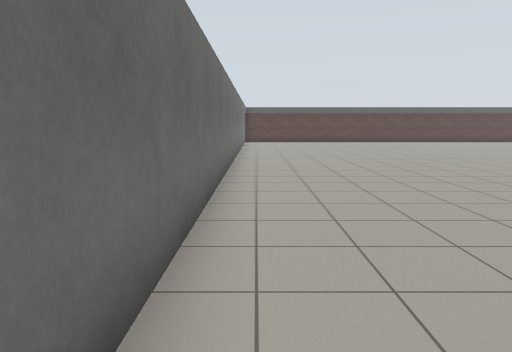
view 1 (above)

16 first-person views from a walk through a world built for the Gazebo simulator. The camera is 1.2 m above the floor, tilts 8° down and sees 70° across. The lines on the ground mark 1 m squares. The floor is counted in squares, 1 m on a side. Each view is taken from the middle of a square. On the plan, view 1 faces up. The plan holds only what a view shows up to about 14 squares ahead; the rest is blank. The place goes on beyond the plan.

view 2
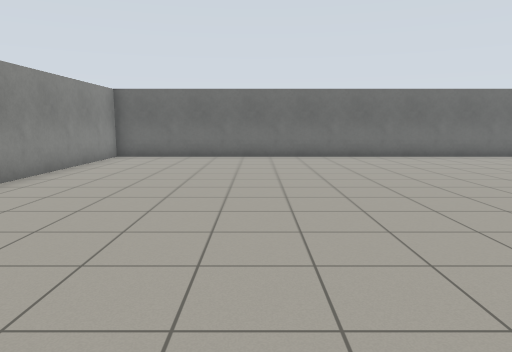

view 3
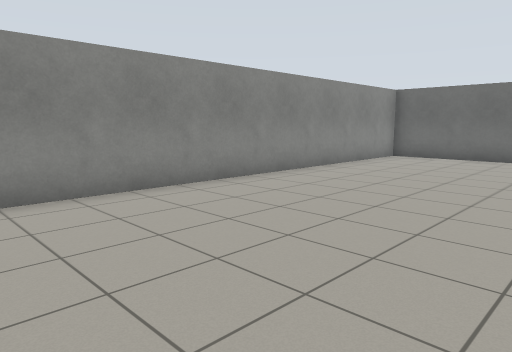

view 4
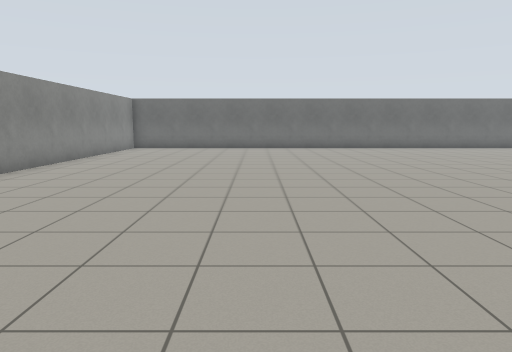

view 5
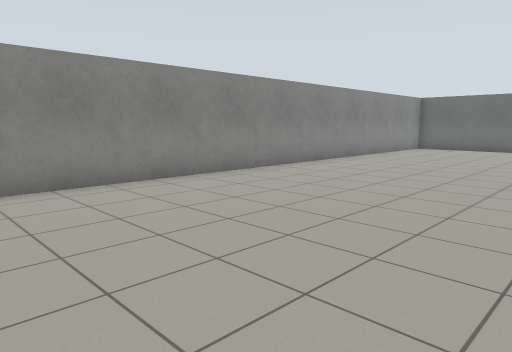

view 6
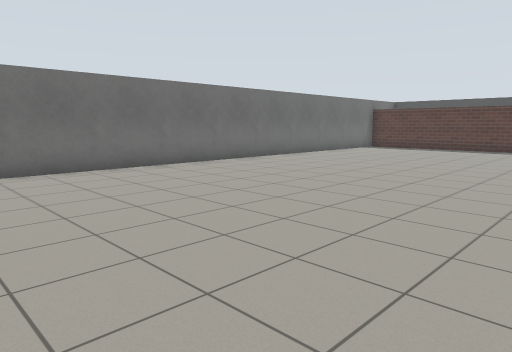

view 7
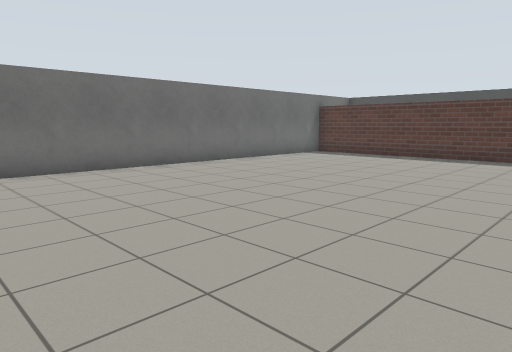

view 8
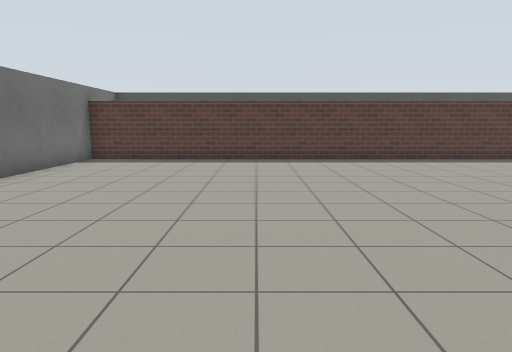

view 9
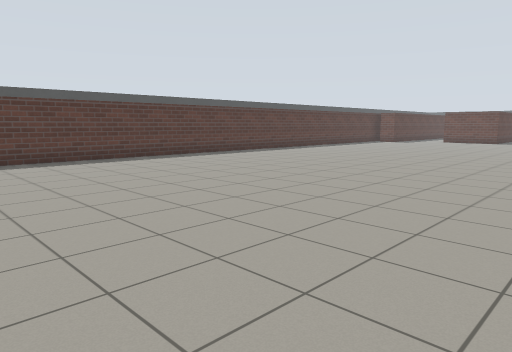

view 10
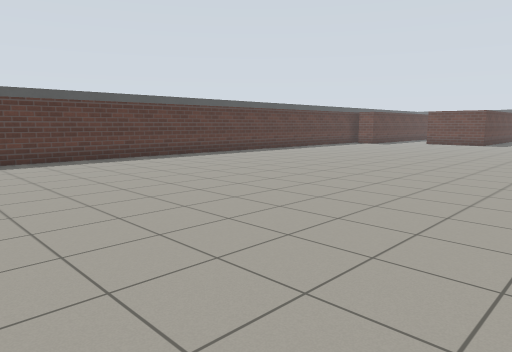

view 11
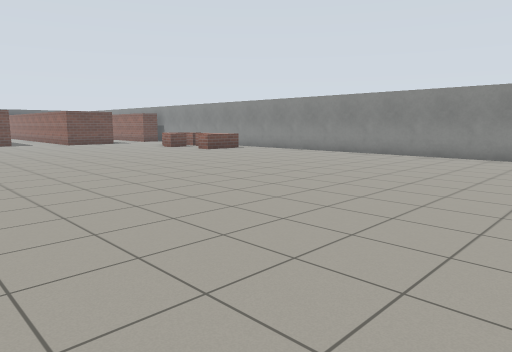

view 12
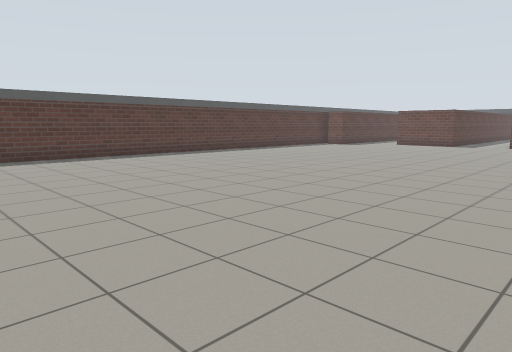

view 13
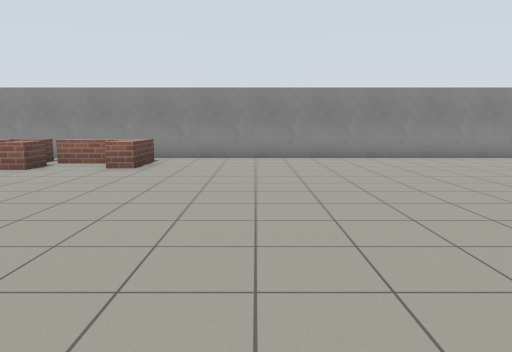

view 14
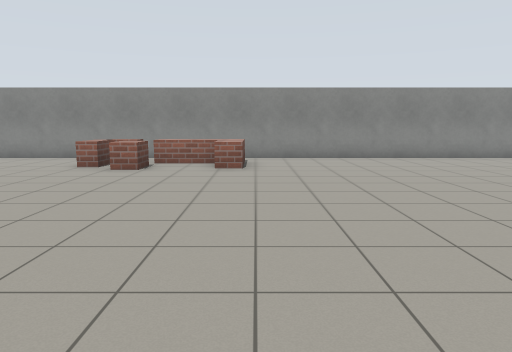

view 15
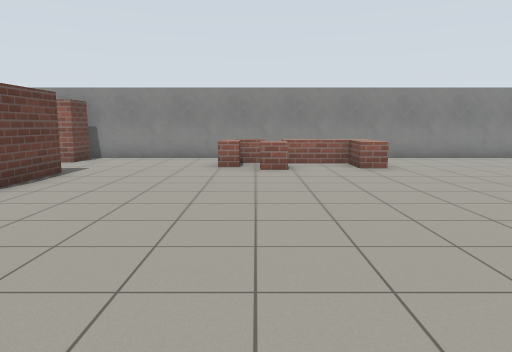

view 16
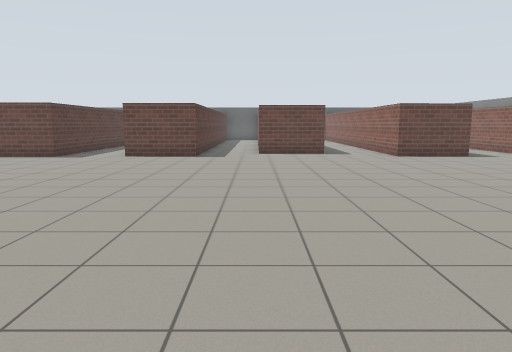

### Floor plan
Points are (right, up) in squares from view 1. A wall is a line through its corners. A room is listed if a view was taken in it or the views show most of it. See-through windows are left out.
Room 1 (views 1, 2, 3, 4, 5, 6, 7, 8, 9, 10, 11, 12, 13, 14, 15, 16)
walls: (18.4, 25.7) (-0.7, 25.7) (-0.7, -1.2) (34.5, -1.2); (33.9, 13.2) (33.9, 16); (34.3, 18.5) (33.6, 18.5) (33.6, 20.6); (33.9, 2.8) (33.9, 5.6) (34.3, 5.6)
low walls: (25.4, 0) (25.4, 2) (26.1, 2) (26.1, 0.7) (28.3, 0.7); (28.1, 1.2) (28.1, 2.3) (28.9, 2.3); (29.5, 0.7) (29.5, 1.7) (30.1, 1.7)

Where each view was taken, in squares from view 1:
view 1: 0 up, 0 right, facing up
view 2: 4 up, 13 right, facing left
view 3: 5 up, 13 right, facing down-left
view 4: 5 up, 18 right, facing left
view 5: 6 up, 18 right, facing down-left
view 6: 7 up, 9 right, facing up-left
view 7: 12 up, 9 right, facing up-left
view 8: 13 up, 5 right, facing up
view 9: 13 up, 7 right, facing up-right
view 10: 13 up, 10 right, facing up-right
view 11: 13 up, 11 right, facing down-right
view 12: 12 up, 12 right, facing up-right
view 13: 12 up, 22 right, facing down
view 14: 12 up, 25 right, facing down
view 15: 12 up, 29 right, facing down
view 16: 11 up, 20 right, facing right
